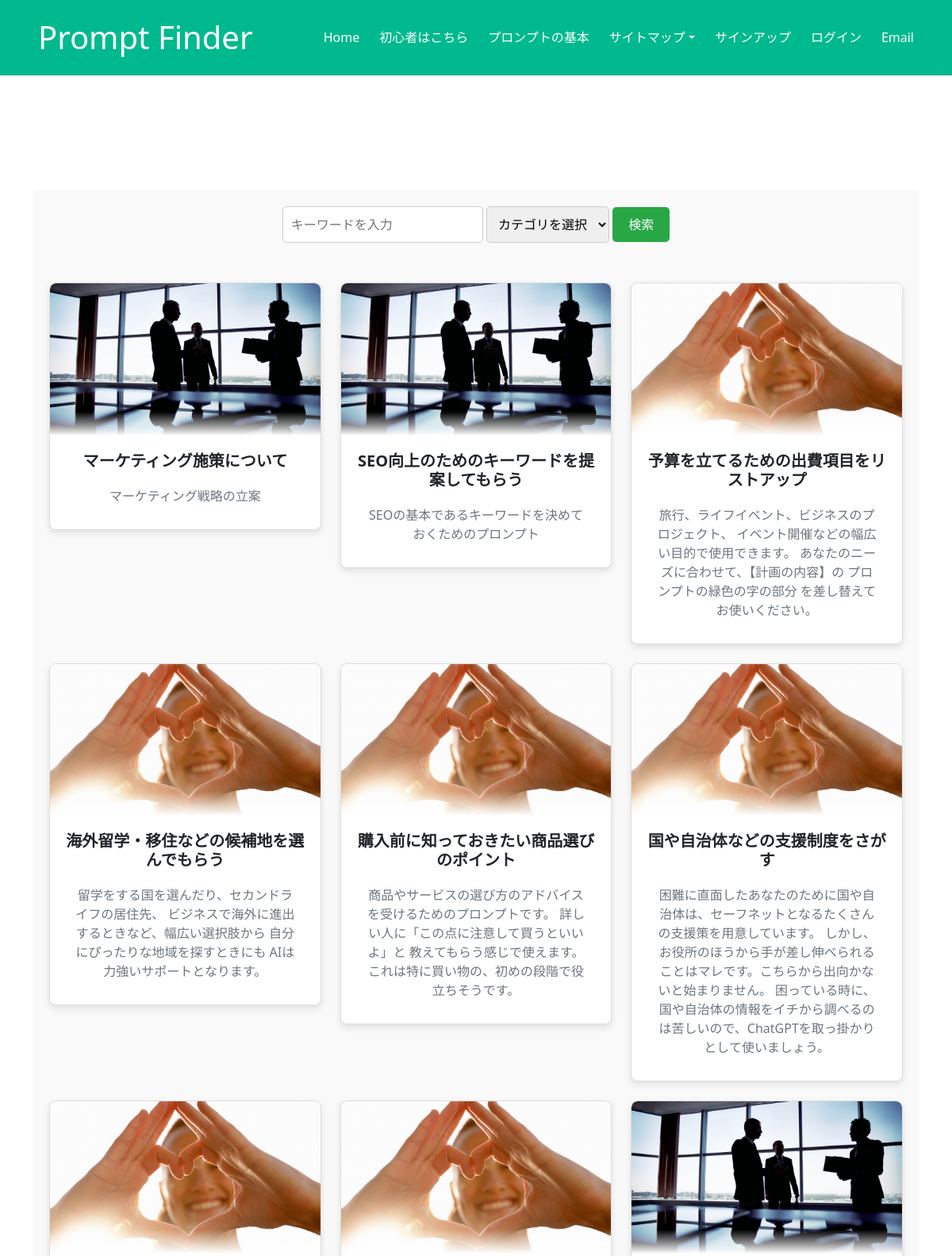
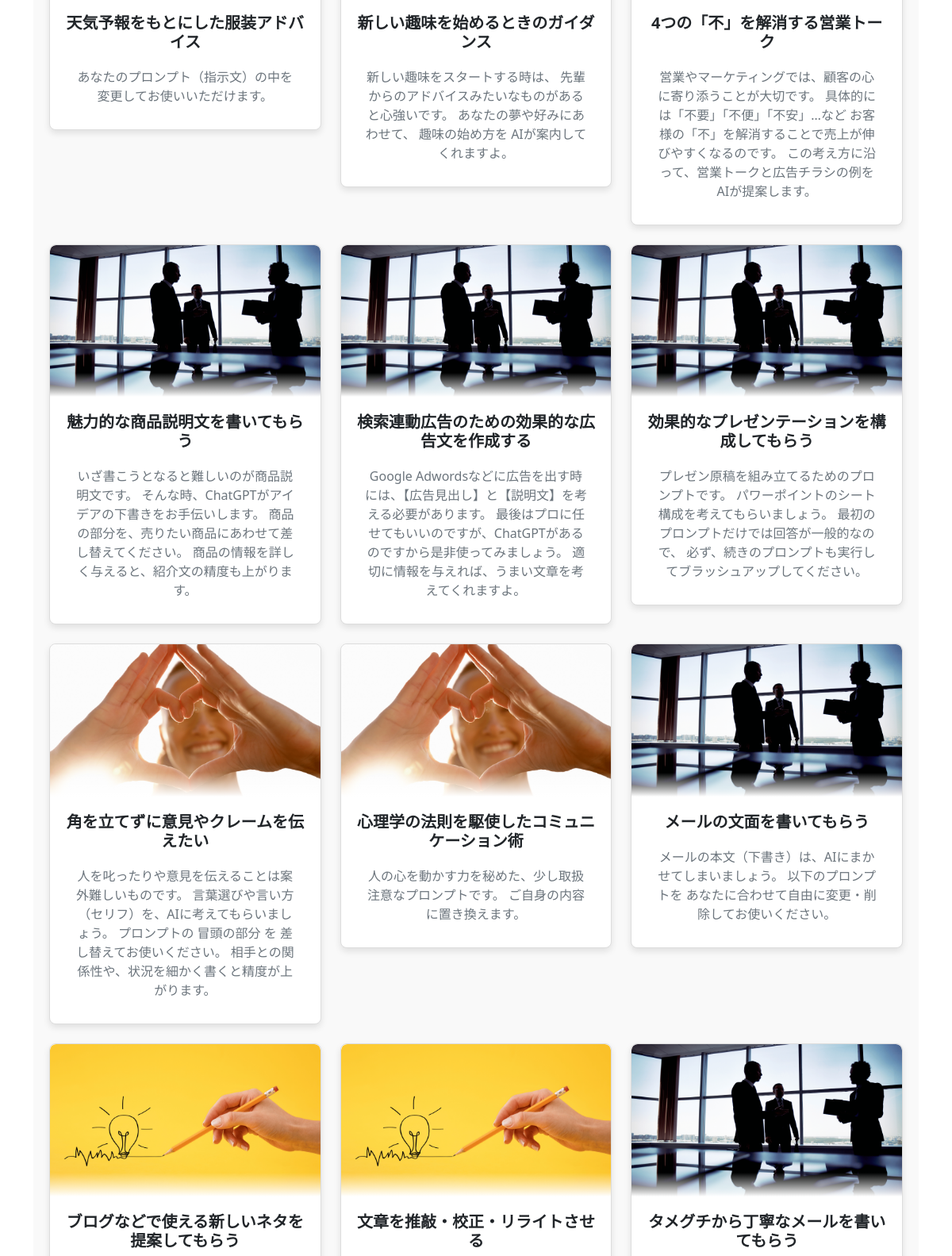
Screenshot of /mypage/ (upper part) with the database file from the repository (2 pictures, top to bottom).
### promptapp/models.py (models this page shows, shortened)
class Prompt(models.Model):
    title = models.CharField(max_length=50)
    description = models.TextField()
    content = models.TextField()
    category = models.ForeignKey(Category, on_delete=models.CASCADE)
    created_at = models.DateTimeField(auto_now_add=True)
    updated_at = models.DateTimeField(auto_now=True)

class Category(models.Model):
    name = models.CharField(max_length=50)
    description = models.TextField()
    created_at = models.DateTimeField(auto_now_add=True)
    updated_at = models.DateTimeField(auto_now=True)

### promptapp/views.py (the view)
# urls.py: path('mypage/', views.MyPageView.as_view(), name='mypage'),
class MyPageView(TemplateView):
    template_name = 'mypage.html'
    def get_context_data(self, **kwargs):
        context = super().get_context_data(**kwargs)
        selected_photos = get_random_photos()
        print("Selected Photos in MyPageView:", selected_photos)  # デバッグプリントを追加
        context['categories'] = Category.objects.all()
        context['prompts'] = Prompt.objects.all()
        context['category_map'] = category_map
        context['selected_photos'] = selected_photos
        return context

### promptapp/templatetags/custom_filters.py (called while the page is built)
@register.filter
def translate_category(value):
    translations = {
        'creative': 'クリエイティブ',
        'study': '学習',
        'business': 'ビジネス',
        'lifestyle': 'ライフスタイル',
        'technology': 'テクノロジー',
        'travel': '旅行'
    }
    return translations.get(value, value)

@register.filter
def get_item(dictionary, key):
    return dictionary.get(key)

### promptapp/utils.py (called while the page is built)
def get_random_photos():
    categories = ['creative', 'study', 'business', 'lifestyle', 'technology', 'travel']
    selected_photos = {}
    for category in categories:
        category_path = os.path.join(settings.BASE_DIR, 'static', 'img', category)
        if os.path.exists(category_path):
            photos = os.listdir(category_path)
            if photos:
                selected_photos[category] = os.path.join('img', category, random.choice(photos))
    return selected_photos

### promptapp/templates/mypage.html (shortened to what this page needs)
{% extends "base.html" %}
{% load static %}
{% load custom_filters %}
{% block content %}
{% include 'navbar.html' %}
<div class="container mypage-container">
    <div class="search-bar">
        <form action="{% url 'promptapp:search' %}" method="get">
            <input type="text" name="q" placeholder="キーワードを入力">
            <select name="category">
                <option value="">カテゴリを選択</option>
            </select>
            <button type="submit">検索</button>
        </form>
    </div>
    <div class="search-results mt-4">
        {% if prompts %}
            <div class="row">
                {% for prompt in prompts %}
                <div class="col-lg-4 col-md-6 mb-4">
                    <div class="card">
                        <a href="{% url 'promptapp:prompt_detail' prompt.pk %}">
                            <div class="blur-bottom">
                            <img src="{% static selected_photos|get_item:prompt.category.name %}" class="card-img-top" alt="Prompt Image">
                            </div>
                        </a>
                        <div class="card-body">
                            <h5 class="card-title">{{ prompt.title }}</h5>
                            <p class="card-text">{{ prompt.description }}</p>
                        </div>
                    </div>
                </div>
                {% endfor %}
            </div>
        {% else %}
            <p>検索結果が見つかりませんでした。</p>
        {% endif %}
    </div>
</div>
{% endblock %}

### promptapp/static/css/style.css (style rules this page uses)
:root { --primary: #00B98E; --light: #F3F6F8; --dark: #0E2E50; }
.search-bar { display: flex; justify-content: center; align-items: center; margin-bottom: 20px; gap: 10px; }
.search-bar input, .search-bar select { padding: 10px; border: 1px solid #ccc; border-radius: 5px; flex: 1; }
.search-bar button { padding: 10px 20px; border: none; background-color: #28a745; color: #fff; border-radius: 5px; cursor: pointer; }
.search-results { display: flex; justify-content: center; flex-direction: column; align-items: center; }
.search-results p { margin: 10px 0; padding: 10px; border-radius: 5px; background-color: #fff; text-align: center; width: 100%; max-width: 600px; }
.mypage-container { margin-top: 120px; padding: 20px; background-color: #f9f9f9; }
.mypage-container { margin-top: 160px; padding: 20px; background-color: #f9f9f9; }
body { padding-top: 80px; }
body { padding-top: 80px !important; }
.mypage-container { margin-top: 160px !important; }
.card { border: 1px solid #ddd; border-radius: 8px; overflow: hidden; box-shadow: 0 4px 8px rgba(0, 0, 0, 0.1); transition: transform 0.2s; }
.card-img-top { width: 100%; height: 180px; object-fit: cover; }
.card-body { padding: 20px; text-align: center; }
.card-title { font-size: 1.25rem; margin-bottom: 10px; font-weight: bold; }
.card-text { font-size: 1rem; color: #666; }
.card { box-shadow: 0 4px 8px rgba(0, 0, 0, 0.1); transition: 0.3s; }
.card-img-top { width: 100%; height: 200px; object-fit: cover; }
.card-body { text-align: center; }
.card-title { font-size: 1.25rem; font-weight: bold; }
.card-text { font-size: 1rem; color: #6c757d; }
.card-img-top { height: auto; width: 100%; border-top-left-radius: 8px; border-top-right-radius: 8px; }
.card-body { padding: 20px; }
.card-text { margin-bottom: 1em; }
.fade-in { animation: fadeIn 0.5s ease-in-out forwards; }
.search-bar { margin-bottom: 50px; }
.blur-bottom { position: relative; overflow: hidden; }
.blur-bottom::after { content: ''; position: absolute; bottom: 0; left: 0; width: 100%; height: 30px; background: linear-gradient(to bottom, rgba(255, 255, 255, 0), rgba(255, 255, 255, 1)); }

### rows the page displays
Prompt: category.name (picture), title "マーケティング施策について", description "マーケティング戦略の立案"
Prompt: category.name (picture), title "SEO向上のためのキーワードを提案してもらう", description "SEOの基本であるキーワードを決めておくためのプロンプト"
Prompt: category.name (picture), title "予算を立てるための出費項目をリストアップ", description "旅行、ライフイベント、ビジネスのプロジェクト、 イベント開催などの幅広い目的で使用できます。 あなたのニーズに合わせて、【計画の内容】の プロンプトの緑色の字の部分 を差し替えてお使いください。"
Prompt: category.name (picture), title "海外留学・移住などの候補地を選んでもらう", description "留学をする国を選んだり、セカンドライフの居住先、 ビジネスで海外に進出するときなど、幅広い選択肢から 自分にぴったりな地域を探すときにも AIは力強いサポートとなります。"
Prompt: category.name (picture), title "購入前に知っておきたい商品選びのポイント", description "商品やサービスの選び方のアドバイスを受けるためのプロンプトです。 詳しい人に「この点に注意して買うといいよ」と 教えてもらう感じで使えます。 これは特に買い物の、初めの段階で役立ちそうです。"
Prompt: category.name (picture), title "国や自治体などの支援制度をさがす", description "困難に直面したあなたのために国や自治体は、セーフネットとなるたくさんの支援策を用意しています。 しかし、お役所のほうから手が差し伸べられることはマレです。こちらから出向かないと始まりません。 困っている時に、国や自治体の情報をイチから調べるのは苦しいので、ChatGPTを取っ掛かりとして使いましょう。"
Prompt: category.name (picture), title "天気予報をもとにした服装アドバイス", description "あなたのプロンプト（指示文）の中を変更してお使いいただけます。"
Prompt: category.name (picture), title "新しい趣味を始めるときのガイダンス", description "新しい趣味をスタートする時は、 先輩からのアドバイスみたいなものがあると心強いです。 あなたの夢や好みにあわせて、 趣味の始め方を AIが案内してくれますよ。"
Prompt: category.name (picture), title "4つの「不」を解消する営業トーク", description "営業やマーケティングでは、顧客の心 に寄り添うことが大切です。 具体的には「不要」「不便」「不安」…など お客様の「不」を解消することで売上が伸びやすくなるのです。 この考え方に沿って、営業トークと広告チラシの例をAIが提案します。"
Prompt: category.name (picture), title "魅力的な商品説明文を書いてもらう", description "いざ書こうとなると難しいのが商品説明文です。 そんな時、ChatGPTがアイデアの下書きをお手伝いします。 商品の部分を、売りたい商品にあわせて差し替えてください。 商品の情報を詳しく与えると、紹介文の精度も上がります。"
Prompt: category.name (picture), title "検索連動広告のための効果的な広告文を作成する", description "Google Adwordsなどに広告を出す時には、【広告見出し】と【説明文】を考える必要があります。 最後はプロに任せてもいいのですが、ChatGPTがあるのですから是非使ってみましょう。 適切に情報を与えれば、うまい文章を考えてくれますよ。"
Prompt: category.name (picture), title "効果的なプレゼンテーションを構成してもらう", description "プレゼン原稿を組み立てるためのプロンプトです。 パワーポイントのシート構成を考えてもらいましょう。 最初のプロンプトだけでは回答が一般的なので、 必ず、続きのプロンプトも実行してブラッシュアップしてください。"
Prompt: category.name (picture), title "角を立てずに意見やクレームを伝えたい", description "人を叱ったりや意見を伝えることは案外難しいものです。 言葉選びや言い方（セリフ）を、AIに考えてもらいましょう。 プロンプトの 冒頭の部分 を 差し替えてお使いください。 相手との関係性や、状況を細かく書くと精度が上がります。"
Prompt: category.name (picture), title "心理学の法則を駆使したコミュニケーション術", description "人の心を動かす力を秘めた、少し取扱注意なプロンプトです。 ご自身の内容に置き換えます。"
Prompt: category.name (picture), title "メールの文面を書いてもらう", description "メールの本文（下書き）は、AIにまかせてしまいましょう。 以下のプロンプトを あなたに合わせて自由に変更・削除してお使いください。"
Prompt: category.name (picture), title "ブログなどで使える新しいネタを提案してもらう"
Prompt: category.name (picture), title "文章を推敲・校正・リライトさせる"
Prompt: category.name (picture), title "タメグチから丁寧なメールを書いてもらう"
